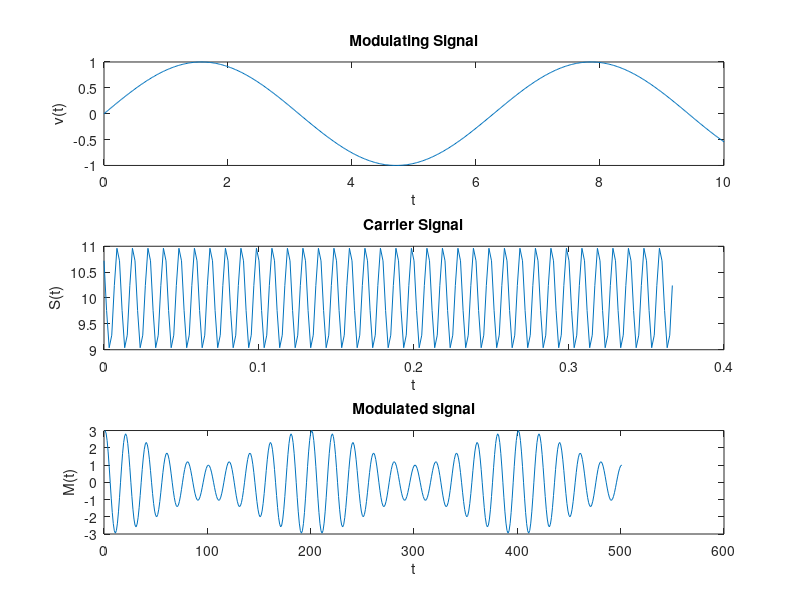

Write the MATLAB code that produced this figure.
%Modulating Signal
x = 0:0.02:10;
y = sin(x);
subplot(3,1,1)
plot(x,y);
title('Modulating Signal')
xlabel('t')
ylabel('v(t)')
%Carrier Wave
Period=1/30; % 30 hz
Ts = 0.05*Period;
Fs = 1/Ts;   % Sampling frequency
t=0:Ts:11*Period;
L = length(t);             % Length of signal
S=10+cos(2*pi*100*t+44/180*pi);        % signal generation
subplot(3,1,2)
plot(t,S)
title('Carrier Signal')
xlabel('t')
ylabel('S(t)')
%modulated signal
Ac=2; %carrier amplitude
Am=.5; %message signal amplitude
t=0:0.1:50;
ct=Ac*cos(2*pi*0.5*t); %carrier signal wave
mt=Am*cos(2*pi*.05*t); %message signal wave
MS=ct.*(1+1*mt); %1 being modulation index
subplot(3,1,3);
plot(MS);
title('Modulated signal')
xlabel('t')
ylabel('M(t)')